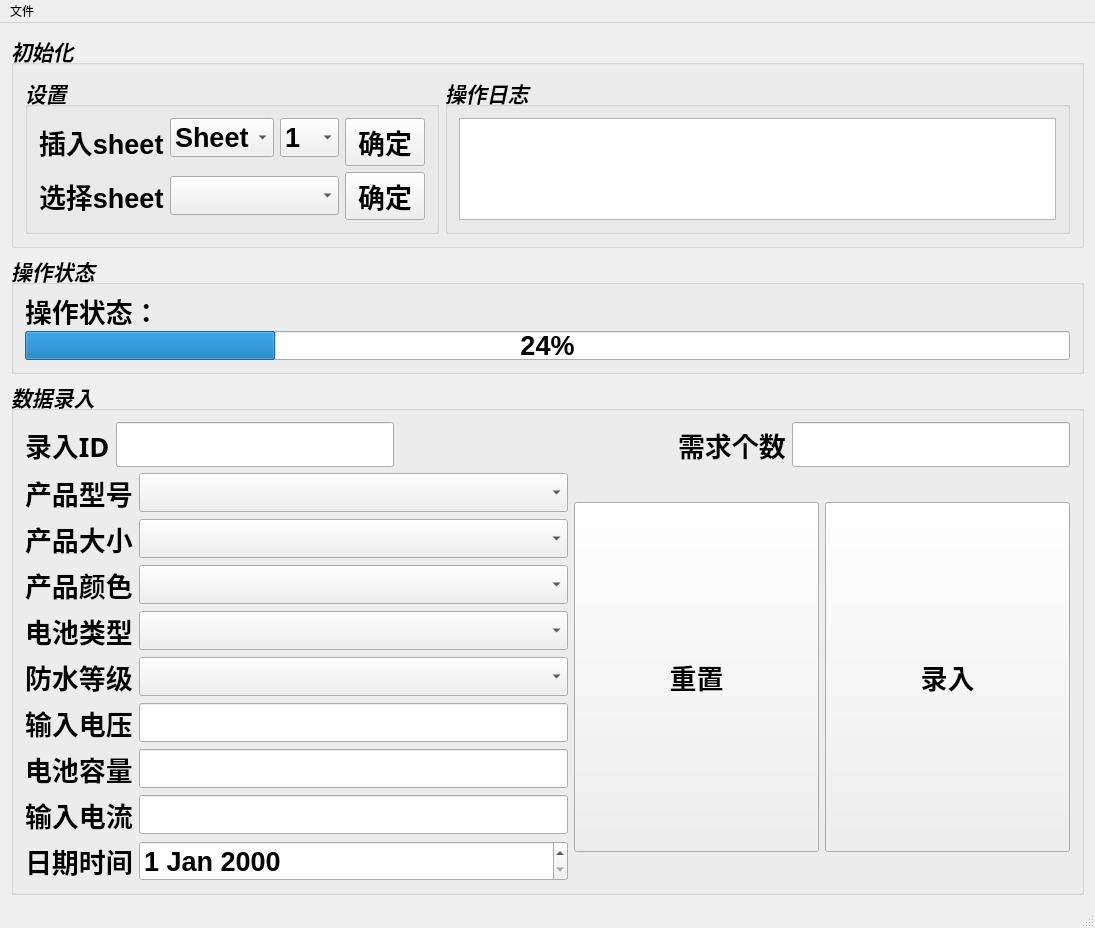
<?xml version="1.0" encoding="UTF-8"?>
<ui version="4.0">
 <class>MainWindow</class>
 <widget class="QMainWindow" name="MainWindow">
  <property name="geometry">
   <rect>
    <x>0</x>
    <y>0</y>
    <width>1095</width>
    <height>921</height>
   </rect>
  </property>
  <property name="windowTitle">
   <string>MainWindow</string>
  </property>
  <widget class="QWidget" name="centralWidget">
   <layout class="QVBoxLayout" name="verticalLayout_2">
    <item>
     <layout class="QVBoxLayout" name="verticalLayout">
      <item>
       <widget class="QGroupBox" name="groupBox_2">
        <property name="font">
         <font>
          <pointsize>16</pointsize>
          <weight>75</weight>
          <italic>true</italic>
          <bold>true</bold>
         </font>
        </property>
        <property name="title">
         <string>初始化</string>
        </property>
        <layout class="QHBoxLayout" name="horizontalLayout">
         <item>
          <widget class="QGroupBox" name="groupBox_5">
           <property name="title">
            <string>设置</string>
           </property>
           <layout class="QVBoxLayout" name="verticalLayout_6">
            <item>
             <layout class="QGridLayout" name="gridLayout_2">
              <item row="0" column="2">
               <widget class="QPushButton" name="pushButton_insert_ok">
                <property name="font">
                 <font>
                  <pointsize>20</pointsize>
                  <italic>false</italic>
                 </font>
                </property>
                <property name="text">
                 <string>确定</string>
                </property>
               </widget>
              </item>
              <item row="0" column="0">
               <widget class="QLabel" name="label_13">
                <property name="font">
                 <font>
                  <pointsize>20</pointsize>
                  <italic>false</italic>
                 </font>
                </property>
                <property name="text">
                 <string>插入sheet</string>
                </property>
               </widget>
              </item>
              <item row="1" column="0">
               <widget class="QLabel" name="label_14">
                <property name="font">
                 <font>
                  <pointsize>20</pointsize>
                  <italic>false</italic>
                 </font>
                </property>
                <property name="text">
                 <string>选择sheet</string>
                </property>
               </widget>
              </item>
              <item row="1" column="2">
               <widget class="QPushButton" name="pushButton_select_ok">
                <property name="font">
                 <font>
                  <pointsize>20</pointsize>
                  <italic>false</italic>
                 </font>
                </property>
                <property name="text">
                 <string>确定</string>
                </property>
               </widget>
              </item>
              <item row="1" column="1">
               <widget class="QComboBox" name="comboBox_select_sheet">
                <property name="font">
                 <font>
                  <pointsize>20</pointsize>
                  <italic>false</italic>
                 </font>
                </property>
               </widget>
              </item>
              <item row="0" column="1">
               <layout class="QFormLayout" name="formLayout">
                <item row="0" column="0">
                 <widget class="QComboBox" name="comboBox_sheet">
                  <property name="font">
                   <font>
                    <pointsize>20</pointsize>
                    <italic>false</italic>
                   </font>
                  </property>
                  <item>
                   <property name="text">
                    <string>Sheet</string>
                   </property>
                  </item>
                 </widget>
                </item>
                <item row="0" column="1">
                 <widget class="QComboBox" name="comboBox_sheet_num">
                  <property name="font">
                   <font>
                    <pointsize>20</pointsize>
                    <italic>false</italic>
                   </font>
                  </property>
                  <item>
                   <property name="text">
                    <string>1</string>
                   </property>
                  </item>
                  <item>
                   <property name="text">
                    <string>2</string>
                   </property>
                  </item>
                  <item>
                   <property name="text">
                    <string>3</string>
                   </property>
                  </item>
                  <item>
                   <property name="text">
                    <string>4</string>
                   </property>
                  </item>
                  <item>
                   <property name="text">
                    <string>5</string>
                   </property>
                  </item>
                  <item>
                   <property name="text">
                    <string>6</string>
                   </property>
                  </item>
                  <item>
                   <property name="text">
                    <string>7</string>
                   </property>
                  </item>
                  <item>
                   <property name="text">
                    <string>8</string>
                   </property>
                  </item>
                  <item>
                   <property name="text">
                    <string>9</string>
                   </property>
                  </item>
                  <item>
                   <property name="text">
                    <string>10</string>
                   </property>
                  </item>
                  <item>
                   <property name="text">
                    <string>11</string>
                   </property>
                  </item>
                  <item>
                   <property name="text">
                    <string>12</string>
                   </property>
                  </item>
                  <item>
                   <property name="text">
                    <string>13</string>
                   </property>
                  </item>
                  <item>
                   <property name="text">
                    <string>14</string>
                   </property>
                  </item>
                  <item>
                   <property name="text">
                    <string>15</string>
                   </property>
                  </item>
                  <item>
                   <property name="text">
                    <string>16</string>
                   </property>
                  </item>
                  <item>
                   <property name="text">
                    <string>17</string>
                   </property>
                  </item>
                  <item>
                   <property name="text">
                    <string>18</string>
                   </property>
                  </item>
                  <item>
                   <property name="text">
                    <string>19</string>
                   </property>
                  </item>
                  <item>
                   <property name="text">
                    <string>20</string>
                   </property>
                  </item>
                 </widget>
                </item>
               </layout>
              </item>
             </layout>
            </item>
           </layout>
          </widget>
         </item>
         <item>
          <widget class="QGroupBox" name="groupBox_4">
           <property name="title">
            <string>操作日志</string>
           </property>
           <layout class="QVBoxLayout" name="verticalLayout_5">
            <item>
             <widget class="QTextEdit" name="textEdit_optlog">
              <property name="font">
               <font>
                <pointsize>10</pointsize>
                <weight>50</weight>
                <italic>false</italic>
                <bold>false</bold>
               </font>
              </property>
             </widget>
            </item>
           </layout>
          </widget>
         </item>
        </layout>
       </widget>
      </item>
      <item>
       <widget class="QGroupBox" name="groupBox_3">
        <property name="minimumSize">
         <size>
          <width>0</width>
          <height>0</height>
         </size>
        </property>
        <property name="maximumSize">
         <size>
          <width>16777215</width>
          <height>120</height>
         </size>
        </property>
        <property name="font">
         <font>
          <pointsize>16</pointsize>
          <weight>75</weight>
          <italic>true</italic>
          <bold>true</bold>
         </font>
        </property>
        <property name="title">
         <string>操作状态</string>
        </property>
        <layout class="QVBoxLayout" name="verticalLayout_4">
         <item>
          <layout class="QHBoxLayout" name="horizontalLayout_3">
           <item>
            <widget class="QLabel" name="label_10">
             <property name="font">
              <font>
               <pointsize>20</pointsize>
               <italic>false</italic>
              </font>
             </property>
             <property name="text">
              <string>操作状态：</string>
             </property>
            </widget>
           </item>
           <item>
            <widget class="QLabel" name="label_status_result">
             <property name="font">
              <font>
               <pointsize>20</pointsize>
               <italic>false</italic>
              </font>
             </property>
             <property name="text">
              <string/>
             </property>
            </widget>
           </item>
           <item>
            <widget class="QLabel" name="label_11">
             <property name="font">
              <font>
               <pointsize>20</pointsize>
               <italic>false</italic>
              </font>
             </property>
             <property name="text">
              <string/>
             </property>
            </widget>
           </item>
          </layout>
         </item>
         <item>
          <widget class="QProgressBar" name="uploadProgressBar">
           <property name="font">
            <font>
             <pointsize>20</pointsize>
             <italic>false</italic>
            </font>
           </property>
           <property name="value">
            <number>24</number>
           </property>
          </widget>
         </item>
        </layout>
       </widget>
      </item>
      <item>
       <widget class="QGroupBox" name="groupBox">
        <property name="font">
         <font>
          <pointsize>16</pointsize>
          <weight>75</weight>
          <italic>true</italic>
          <bold>true</bold>
         </font>
        </property>
        <property name="title">
         <string>数据录入</string>
        </property>
        <layout class="QVBoxLayout" name="verticalLayout_3">
         <item>
          <layout class="QHBoxLayout" name="horizontalLayout_5">
           <item>
            <layout class="QFormLayout" name="formLayout_6">
             <item row="0" column="1">
              <widget class="QLineEdit" name="lineEdit_startid">
               <property name="font">
                <font>
                 <family>Aharoni</family>
                 <pointsize>20</pointsize>
                 <weight>75</weight>
                 <italic>false</italic>
                 <bold>true</bold>
                </font>
               </property>
              </widget>
             </item>
             <item row="0" column="0">
              <widget class="QLabel" name="label_16">
               <property name="font">
                <font>
                 <family>Aharoni</family>
                 <pointsize>20</pointsize>
                 <weight>75</weight>
                 <italic>false</italic>
                 <bold>true</bold>
                </font>
               </property>
               <property name="text">
                <string>录入ID</string>
               </property>
              </widget>
             </item>
            </layout>
           </item>
           <item>
            <spacer name="horizontalSpacer">
             <property name="orientation">
              <enum>Qt::Horizontal</enum>
             </property>
             <property name="sizeHint" stdset="0">
              <size>
               <width>40</width>
               <height>20</height>
              </size>
             </property>
            </spacer>
           </item>
           <item>
            <layout class="QFormLayout" name="formLayout_8">
             <item row="0" column="0">
              <widget class="QLabel" name="label_15">
               <property name="font">
                <font>
                 <family>Aharoni</family>
                 <pointsize>20</pointsize>
                 <weight>75</weight>
                 <italic>false</italic>
                 <bold>true</bold>
                </font>
               </property>
               <property name="text">
                <string>需求个数</string>
               </property>
              </widget>
             </item>
             <item row="0" column="1">
              <widget class="QLineEdit" name="lineEdit_need_num">
               <property name="font">
                <font>
                 <family>Aharoni</family>
                 <pointsize>20</pointsize>
                 <weight>75</weight>
                 <italic>false</italic>
                 <bold>true</bold>
                </font>
               </property>
              </widget>
             </item>
            </layout>
           </item>
          </layout>
         </item>
         <item>
          <layout class="QHBoxLayout" name="horizontalLayout_2">
           <item>
            <layout class="QFormLayout" name="formLayout_3">
             <item row="0" column="0">
              <widget class="QLabel" name="label">
               <property name="font">
                <font>
                 <pointsize>20</pointsize>
                 <italic>false</italic>
                </font>
               </property>
               <property name="text">
                <string>产品型号</string>
               </property>
              </widget>
             </item>
             <item row="1" column="0">
              <widget class="QLabel" name="label_2">
               <property name="font">
                <font>
                 <pointsize>20</pointsize>
                 <italic>false</italic>
                </font>
               </property>
               <property name="text">
                <string>产品大小</string>
               </property>
              </widget>
             </item>
             <item row="2" column="0">
              <widget class="QLabel" name="label_3">
               <property name="font">
                <font>
                 <pointsize>20</pointsize>
                 <italic>false</italic>
                </font>
               </property>
               <property name="text">
                <string>产品颜色</string>
               </property>
              </widget>
             </item>
             <item row="3" column="0">
              <widget class="QLabel" name="label_4">
               <property name="font">
                <font>
                 <pointsize>20</pointsize>
                 <italic>false</italic>
                </font>
               </property>
               <property name="text">
                <string>电池类型</string>
               </property>
              </widget>
             </item>
             <item row="4" column="0">
              <widget class="QLabel" name="label_5">
               <property name="font">
                <font>
                 <pointsize>20</pointsize>
                 <italic>false</italic>
                </font>
               </property>
               <property name="text">
                <string>防水等级</string>
               </property>
              </widget>
             </item>
             <item row="5" column="0">
              <widget class="QLabel" name="label_6">
               <property name="font">
                <font>
                 <pointsize>20</pointsize>
                 <italic>false</italic>
                </font>
               </property>
               <property name="text">
                <string>输入电压</string>
               </property>
              </widget>
             </item>
             <item row="6" column="0">
              <widget class="QLabel" name="label_7">
               <property name="font">
                <font>
                 <pointsize>20</pointsize>
                 <italic>false</italic>
                </font>
               </property>
               <property name="text">
                <string>电池容量</string>
               </property>
              </widget>
             </item>
             <item row="7" column="0">
              <widget class="QLabel" name="label_8">
               <property name="font">
                <font>
                 <pointsize>20</pointsize>
                 <italic>false</italic>
                </font>
               </property>
               <property name="text">
                <string>输入电流</string>
               </property>
              </widget>
             </item>
             <item row="8" column="0">
              <widget class="QLabel" name="label_9">
               <property name="font">
                <font>
                 <pointsize>20</pointsize>
                 <italic>false</italic>
                </font>
               </property>
               <property name="text">
                <string>日期时间</string>
               </property>
              </widget>
             </item>
             <item row="7" column="1">
              <widget class="QLineEdit" name="lineEdit_i">
               <property name="font">
                <font>
                 <pointsize>20</pointsize>
                 <italic>false</italic>
                </font>
               </property>
              </widget>
             </item>
             <item row="5" column="1">
              <widget class="QLineEdit" name="lineEdit_v">
               <property name="font">
                <font>
                 <pointsize>20</pointsize>
                 <italic>false</italic>
                </font>
               </property>
              </widget>
             </item>
             <item row="6" column="1">
              <widget class="QLineEdit" name="lineEdit_cap">
               <property name="font">
                <font>
                 <pointsize>20</pointsize>
                 <italic>false</italic>
                </font>
               </property>
              </widget>
             </item>
             <item row="0" column="1">
              <widget class="QComboBox" name="comboBox_type">
               <property name="font">
                <font>
                 <pointsize>20</pointsize>
                 <italic>false</italic>
                </font>
               </property>
              </widget>
             </item>
             <item row="1" column="1">
              <widget class="QComboBox" name="comboBox_size">
               <property name="font">
                <font>
                 <pointsize>20</pointsize>
                 <italic>false</italic>
                </font>
               </property>
              </widget>
             </item>
             <item row="2" column="1">
              <widget class="QComboBox" name="comboBox_color">
               <property name="font">
                <font>
                 <pointsize>20</pointsize>
                 <italic>false</italic>
                </font>
               </property>
              </widget>
             </item>
             <item row="3" column="1">
              <widget class="QComboBox" name="comboBox_bat">
               <property name="font">
                <font>
                 <pointsize>20</pointsize>
                 <italic>false</italic>
                </font>
               </property>
              </widget>
             </item>
             <item row="4" column="1">
              <widget class="QComboBox" name="comboBox_water">
               <property name="font">
                <font>
                 <pointsize>20</pointsize>
                 <italic>false</italic>
                </font>
               </property>
              </widget>
             </item>
             <item row="8" column="1">
              <widget class="QDateEdit" name="dateEdit">
               <property name="font">
                <font>
                 <pointsize>20</pointsize>
                 <italic>false</italic>
                </font>
               </property>
              </widget>
             </item>
            </layout>
           </item>
           <item>
            <widget class="QPushButton" name="pushButton_reset">
             <property name="minimumSize">
              <size>
               <width>245</width>
               <height>350</height>
              </size>
             </property>
             <property name="font">
              <font>
               <pointsize>20</pointsize>
               <italic>false</italic>
              </font>
             </property>
             <property name="text">
              <string>重置</string>
             </property>
            </widget>
           </item>
           <item>
            <widget class="QPushButton" name="pushButton_write">
             <property name="minimumSize">
              <size>
               <width>245</width>
               <height>350</height>
              </size>
             </property>
             <property name="font">
              <font>
               <pointsize>20</pointsize>
               <italic>false</italic>
              </font>
             </property>
             <property name="text">
              <string>录入</string>
             </property>
            </widget>
           </item>
          </layout>
         </item>
        </layout>
       </widget>
      </item>
     </layout>
    </item>
   </layout>
  </widget>
  <widget class="QMenuBar" name="menuBar">
   <property name="geometry">
    <rect>
     <x>0</x>
     <y>0</y>
     <width>1095</width>
     <height>23</height>
    </rect>
   </property>
   <widget class="QMenu" name="menufile">
    <property name="title">
     <string>文件</string>
    </property>
    <addaction name="action_create"/>
    <addaction name="action_open"/>
   </widget>
   <addaction name="menufile"/>
  </widget>
  <widget class="QStatusBar" name="statusBar"/>
  <action name="action_create">
   <property name="text">
    <string>新建文件</string>
   </property>
  </action>
  <action name="action_open">
   <property name="text">
    <string>打开文件</string>
   </property>
  </action>
 </widget>
 <layoutdefault spacing="6" margin="11"/>
 <resources/>
 <connections/>
</ui>
